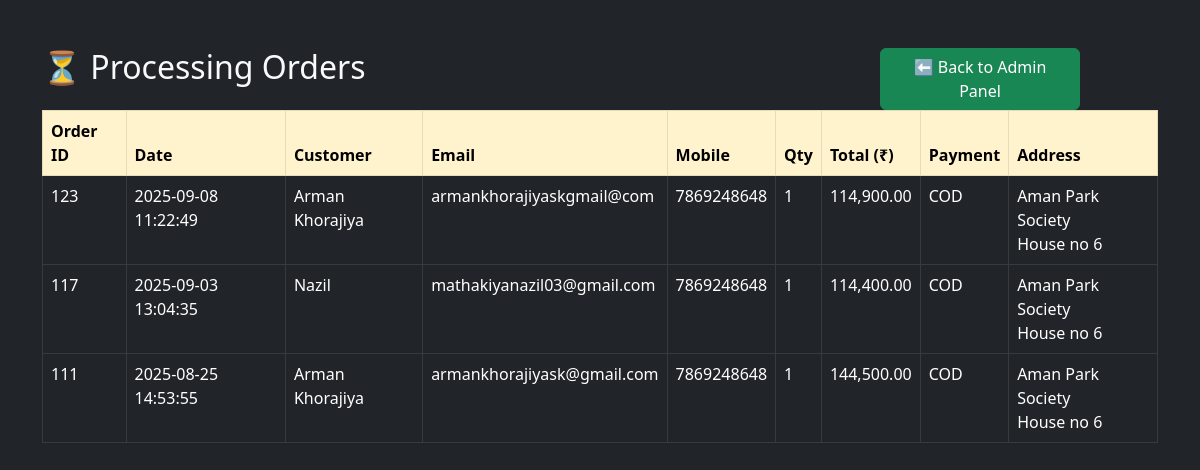
/Admin/processed_orders.php, run on the app's committed database.
### tables this page shows
CREATE TABLE `order_master` (
  `order_id` int(11) NOT NULL,
  `user_id` int(11) NOT NULL,
  `total_amount` decimal(10,2) NOT NULL,
  `order_status` varchar(50) DEFAULT 'Pending',
  `order_date` datetime DEFAULT current_timestamp(),
  `delivery_address` varchar(255) DEFAULT NULL,
  `payment_mode` varchar(20) DEFAULT 'COD',
  `full_name` text NOT NULL,
  `user_email` varchar(100) NOT NULL,
  `user_mobile_no` bigint(10) NOT NULL,
  `total_quantity` int(11) DEFAULT 0,
  `coupon_code` varchar(50) DEFAULT NULL,
  `discount_amount` decimal(10,2) DEFAULT 0.00,
  `customer_name` varchar(255) DEFAULT NULL,
  `customer_email` varchar(255) DEFAULT NULL,
  `customer_mobile` varchar(20) DEFAULT NULL
);

### Admin/processed_orders.php (the view, shortened to what this page needs)
<?php
$conn = new mysqli("localhost", "root", "", "laptop_store");
$sql = "
    SELECT o.order_id, o.order_date, o.total_amount, o.total_quantity, o.payment_mode,
           o.full_name, o.user_email, o.user_mobile_no, o.delivery_address
    FROM order_master o
    WHERE o.order_status = 'Processing'
    ORDER BY o.order_date DESC
";
$result = $conn->query($sql);
?>
<!DOCTYPE html>
<html lang="en">
<head>
    <link href="https://cdn.jsdelivr.net/npm/bootstrap@5.3.0/dist/css/bootstrap.min.css" rel="stylesheet">
</head>
<body class="bg-dark text-light">
<div class="container mt-5">
    <div style="position: absolute; top: 2; right: 120px;">
        <a href="index.php" class="btn btn-success">⬅ Back to Admin Panel</a>
    </div>
    <h2 class="mb-4">⏳ Processing Orders</h2>
    <table class="table table-bordered table-dark table-hover">
        <thead class="table-warning text-dark">
            <tr>
                <th>Order ID</th>
                <th>Date</th>
                <th>Customer</th>
                <th>Email</th>
                <th>Mobile</th>
                <th>Qty</th>
                <th>Total (₹)</th>
                <th>Payment</th>
                <th>Address</th>
            </tr>
        </thead>
        <tbody>
        <?php while($row = $result->fetch_assoc()): ?>
            <tr>
                <td><?= $row['order_id'] ?></td>
                <td><?= $row['order_date'] ?></td>
                <td><?= htmlspecialchars($row['full_name']) ?></td>
                <td><?= $row['user_email'] ?></td>
                <td><?= $row['user_mobile_no'] ?></td>
                <td><?= $row['total_quantity'] ?></td>
                <td><?= number_format($row['total_amount'], 2) ?></td>
                <td><?= $row['payment_mode'] ?></td>
                <td><?= nl2br(htmlspecialchars($row['delivery_address'])) ?></td>
            </tr>
        <?php endwhile; ?>
        </tbody>
    </table>
</div>
</body>
</html>

### Admin/processed_orders.php (style rules this page uses)
.btn-success, .btn-danger { width: 200px; }

### data on the page
order_master: order_id "123", order_date "2025-09-08 11:22:49", full_name "Arman Khorajiya", user_email "armankhorajiyaskgmail@com", user_mobile_no "7869248648", total_quantity "1", total_amount "114,900.00", payment_mode "COD", delivery_address "Aman Park Society House no 6"
order_master: order_id "117", order_date "2025-09-03 13:04:35", full_name "Nazil", user_email "mathakiyanazil03@gmail.com", user_mobile_no "7869248648", total_quantity "1", total_amount "114,400.00", payment_mode "COD", delivery_address "Aman Park Society House no 6"
order_master: order_id "111", order_date "2025-08-25 14:53:55", full_name "Arman Khorajiya", user_email "armankhorajiyask@gmail.com", user_mobile_no "7869248648", total_quantity "1", total_amount "144,500.00", payment_mode "COD", delivery_address "Aman Park Society House no 6"
